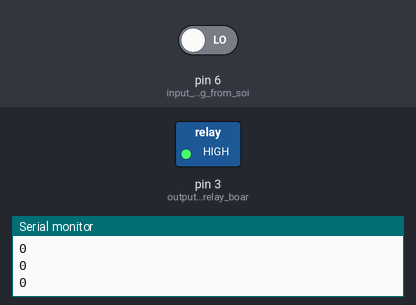
The sketch below on a simulated Arduino Uno, built with avr-gcc and run on an emulated ATmega328P. On the bench: switched loads named in the sketch (green lamp = pin HIGH), the last lines printed to the serial monitor. Inputs (shaded band) come from the test bench; at power-on: pin 6 (input_pin_coming_from_soi) LOW.

Above: at 1.2 s.
1.3 s: pin 6 (input_pin_coming_from_soi) driven HIGH
At 2.4 s:
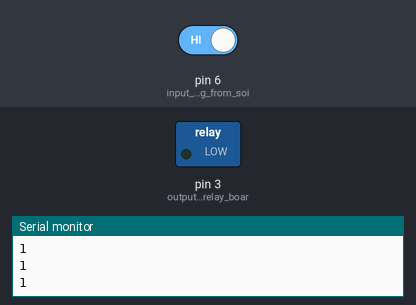
2.9 s: pin 6 (input_pin_coming_from_soi) driven LOW
At 3.7 s:
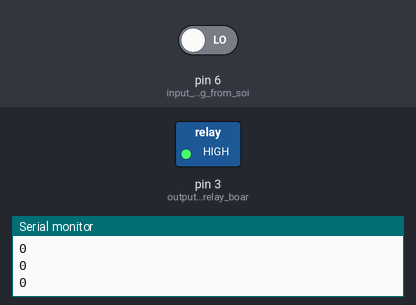
Timing chart, 0 to 5.9 s (numbered marks = the images above; inputs shaded):
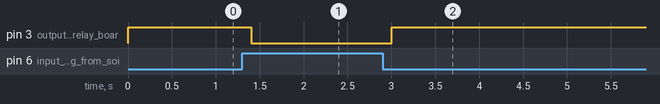

The sketch:

Automatic_Plant_Watering_System.ino
```cpp
int water; //random variable
void setup() {
  pinMode(3,OUTPUT); //output pin for relay board, this will sent signal to the relay
  pinMode(6,INPUT); //input pin coming from soil sensor
  Serial.begin(9600);
}

void loop() {
  water = digitalRead(6);  // reading the coming signal from the soil sensor
  Serial.println(water);
  if(water == HIGH) // if water level is full then cut the relay
  {
  digitalWrite(3,LOW); // low is to cut the relay
  }
  else if(water == LOW)
  {
  digitalWrite(3,HIGH); //high to continue proving signal and water supply
  }
  delay(200);
}
```

Measured:
- after the input at 1.3 s, pin 3 (output_pin_for_relay_boar): HIGH → LOW after 0.10 s
- after the input at 2.9 s, pin 3 (output_pin_for_relay_boar): LOW → HIGH after 0.10 s
